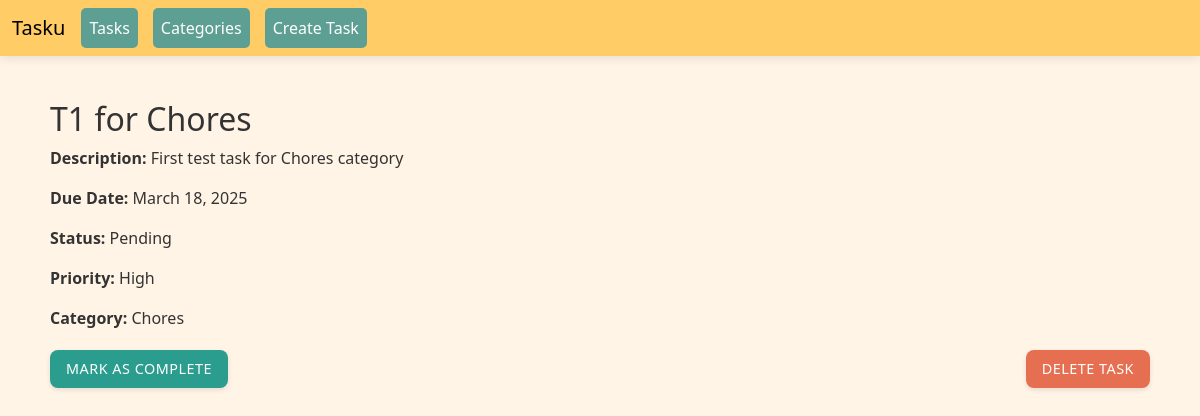
The app's page /tasks/2/ with its own data.
### tasks_app/models.py (models this page shows, shortened)
class Task(models.Model):
    title = models.CharField(max_length=255)
    description = models.TextField(blank=True, null=True)
    due_date = models.DateField(blank=True, null=True)
    STATUS_CHOICE = [
        ('Pending','Pending'),
        ('In Progress','In Progress'),
        ('Completed','Completed'),
    ]
    status = models.CharField(max_length=15, choices=STATUS_CHOICE, default='Pending')
    PRIORITY_CHOICE = [
        ('Low','Low'),
        ('Medium','Medium'),
        ('High','High'),
    ]
    priority = models.CharField(max_length=15, choices=PRIORITY_CHOICE, default='High')
    category = models.ForeignKey(Category, on_delete=models.CASCADE, related_name='tasks')

class Category(models.Model):
    name = models.CharField(max_length=100)
    description = models.TextField(blank=True, null=True)
    class Meta:
        verbose_name_plural = 'Categories'

### tasks_app/views.py (the view)
# urls.py: path("tasks/<int:task_id>/", task_detail, name="task_detail"),
def task_detail(request, task_id):
    task = get_object_or_404(Task, id=task_id)
    return render(request, "task_detail.html", {"task": task})

### tasks_app/templates/task_detail.html (shortened to what this page needs)
{% extends 'base.html' %}
{% block content %}
    <h2>{{ task.title }}</h2>
    <div class="task-details">
        <p><strong>Description:</strong> {{ task.description }}</p>
        <p><strong>Due Date:</strong> {{ task.due_date }}</p>
        <p><strong>Status:</strong> {{ task.status }}</p>
        <p><strong>Priority:</strong> {{ task.priority }}</p>
        <p><strong>Category:</strong> {{ task.category.name }}</p>
    </div>
    <div style="display: flex; justify-content: space-between; margin-top: 20px;">
        {% if task.status != "Completed" %}
            <form action="{% url 'mark_completed' task.id %}" method="POST">
                <button type="submit" class="btn btn-complete">Mark as Complete</button>
            </form>
        {% else %}
            <div></div>
        {% endif %}
        <form action="{% url 'delete_task' task.id %}" method="POST">
            <button type="submit" class="btn btn-delete">Delete Task</button>
        </form>
    </div>
{% endblock %}

### tasks_app/templates/base.html (style rules this page uses)
body { background-color: #FFF4E6; color: #333; }
.btn, .nav-link { background-color: #5D9F92; color: white; border-radius: 5px; }
.btn { background-color: #5D9F92; color: white; border-radius: 8px; padding: 8px 16px; border: none; font-weight: 500; transition: all 0.3s ease; box-shadow: 0 2px 5px rgba(0, 0, 0, 0.1); text-transform: uppercase; letter-spacing: 0.5px; font-size: 0.9rem; }
.btn-delete { background-color: #E76F51; }
.btn-complete { background-color: #2A9D8F; }

### records on screen
Task: title "T1 for Chores", description "First test task for Chores category", due_date "March 18, 2025", status "Pending", priority "High", category.name "Chores"
